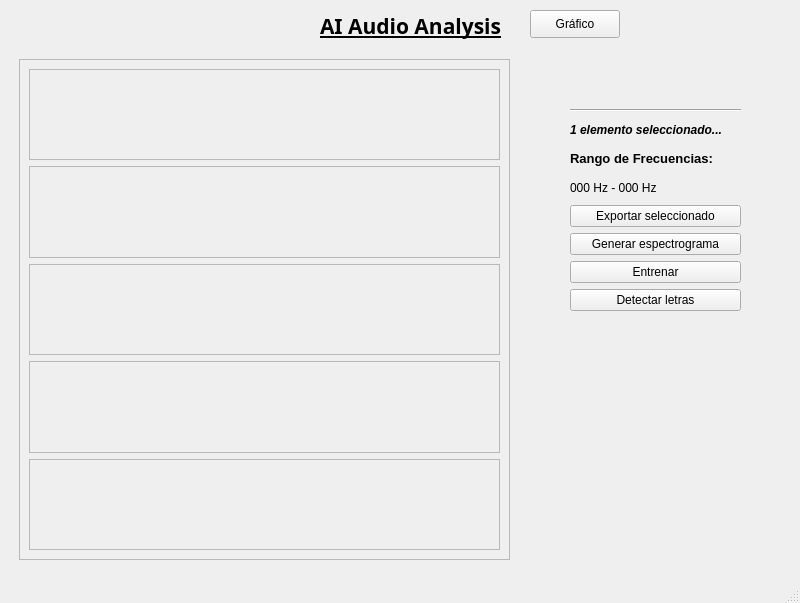
<?xml version="1.0" encoding="UTF-8"?>
<ui version="4.0">
 <class>MainWindow</class>
 <widget class="QMainWindow" name="MainWindow">
  <property name="geometry">
   <rect>
    <x>0</x>
    <y>0</y>
    <width>800</width>
    <height>603</height>
   </rect>
  </property>
  <property name="windowTitle">
   <string>Principal</string>
  </property>
  <widget class="QWidget" name="centralwidget">
   <widget class="QLabel" name="label">
    <property name="geometry">
     <rect>
      <x>320</x>
      <y>10</y>
      <width>181</width>
      <height>31</height>
     </rect>
    </property>
    <property name="font">
     <font>
      <family>Laksaman</family>
      <pointsize>16</pointsize>
      <weight>75</weight>
      <italic>false</italic>
      <bold>true</bold>
      <underline>true</underline>
     </font>
    </property>
    <property name="text">
     <string>AI Audio Analysis</string>
    </property>
   </widget>
   <widget class="QWidget" name="verticalLayoutWidget">
    <property name="geometry">
     <rect>
      <x>520</x>
      <y>60</y>
      <width>271</width>
      <height>271</height>
     </rect>
    </property>
    <layout class="QVBoxLayout" name="verticalLayout">
     <property name="leftMargin">
      <number>50</number>
     </property>
     <property name="topMargin">
      <number>20</number>
     </property>
     <property name="rightMargin">
      <number>50</number>
     </property>
     <property name="bottomMargin">
      <number>20</number>
     </property>
     <item>
      <widget class="QLabel" name="label_2">
       <property name="text">
        <string>&lt;nombre_del_archivo.mp3&gt;</string>
       </property>
       <property name="margin">
        <number>0</number>
       </property>
      </widget>
     </item>
     <item>
      <widget class="Line" name="line">
       <property name="orientation">
        <enum>Qt::Horizontal</enum>
       </property>
      </widget>
     </item>
     <item>
      <widget class="QLabel" name="label_4">
       <property name="font">
        <font>
         <weight>75</weight>
         <italic>true</italic>
         <bold>true</bold>
        </font>
       </property>
       <property name="text">
        <string>1 elemento seleccionado...</string>
       </property>
      </widget>
     </item>
     <item>
      <widget class="QLabel" name="label_3">
       <property name="font">
        <font>
         <family>Liberation Sans</family>
         <pointsize>10</pointsize>
         <weight>75</weight>
         <bold>true</bold>
        </font>
       </property>
       <property name="text">
        <string>Rango de Frecuencias:</string>
       </property>
      </widget>
     </item>
     <item>
      <widget class="QLabel" name="label_5">
       <property name="text">
        <string>000 Hz - 000 Hz</string>
       </property>
      </widget>
     </item>
     <item>
      <widget class="QPushButton" name="pushButton">
       <property name="text">
        <string>Exportar seleccionado</string>
       </property>
      </widget>
     </item>
     <item>
      <widget class="QPushButton" name="pushButton_3">
       <property name="text">
        <string>Generar espectrograma</string>
       </property>
      </widget>
     </item>
     <item>
      <widget class="QPushButton" name="pushButton_2">
       <property name="text">
        <string>Entrenar</string>
       </property>
      </widget>
     </item>
     <item>
      <widget class="QPushButton" name="pushButton_4">
       <property name="text">
        <string>Detectar letras</string>
       </property>
      </widget>
     </item>
    </layout>
   </widget>
   <widget class="QWidget" name="horizontalLayoutWidget">
    <property name="geometry">
     <rect>
      <x>520</x>
      <y>340</y>
      <width>271</width>
      <height>221</height>
     </rect>
    </property>
    <layout class="QHBoxLayout" name="horizontalLayout"/>
   </widget>
   <widget class="QPushButton" name="btnGraphic">
    <property name="geometry">
     <rect>
      <x>530</x>
      <y>10</y>
      <width>90</width>
      <height>28</height>
     </rect>
    </property>
    <property name="text">
     <string>Gráfico</string>
    </property>
   </widget>
   <widget class="QWidget" name="verticalLayoutWidget_2">
    <property name="geometry">
     <rect>
      <x>19</x>
      <y>59</y>
      <width>491</width>
      <height>501</height>
     </rect>
    </property>
    <layout class="QVBoxLayout" name="verticalLayout_2">
     <item>
      <widget class="QFrame" name="frame">
       <property name="frameShape">
        <enum>QFrame::StyledPanel</enum>
       </property>
       <property name="frameShadow">
        <enum>QFrame::Raised</enum>
       </property>
       <layout class="QVBoxLayout" name="verticalLayout_3">
        <item>
         <widget class="QFrame" name="frame_grafic_1">
          <property name="toolTip">
           <string>tooltip1</string>
          </property>
          <property name="frameShape">
           <enum>QFrame::StyledPanel</enum>
          </property>
          <property name="frameShadow">
           <enum>QFrame::Raised</enum>
          </property>
         </widget>
        </item>
        <item>
         <widget class="QFrame" name="frame_grafic_2">
          <property name="toolTip">
           <string>tooltip1</string>
          </property>
          <property name="frameShape">
           <enum>QFrame::StyledPanel</enum>
          </property>
          <property name="frameShadow">
           <enum>QFrame::Raised</enum>
          </property>
         </widget>
        </item>
        <item>
         <widget class="QFrame" name="frame_grafic_3">
          <property name="toolTip">
           <string>tooltip1</string>
          </property>
          <property name="frameShape">
           <enum>QFrame::StyledPanel</enum>
          </property>
          <property name="frameShadow">
           <enum>QFrame::Raised</enum>
          </property>
         </widget>
        </item>
        <item>
         <widget class="QFrame" name="frame_grafic_4">
          <property name="toolTip">
           <string>tooltip1</string>
          </property>
          <property name="frameShape">
           <enum>QFrame::StyledPanel</enum>
          </property>
          <property name="frameShadow">
           <enum>QFrame::Raised</enum>
          </property>
         </widget>
        </item>
        <item>
         <widget class="QFrame" name="frame_grafic_5">
          <property name="toolTip">
           <string>tooltip1</string>
          </property>
          <property name="frameShape">
           <enum>QFrame::StyledPanel</enum>
          </property>
          <property name="frameShadow">
           <enum>QFrame::Raised</enum>
          </property>
         </widget>
        </item>
       </layout>
      </widget>
     </item>
    </layout>
   </widget>
  </widget>
  <widget class="QStatusBar" name="statusbar"/>
 </widget>
 <resources/>
 <connections/>
</ui>
